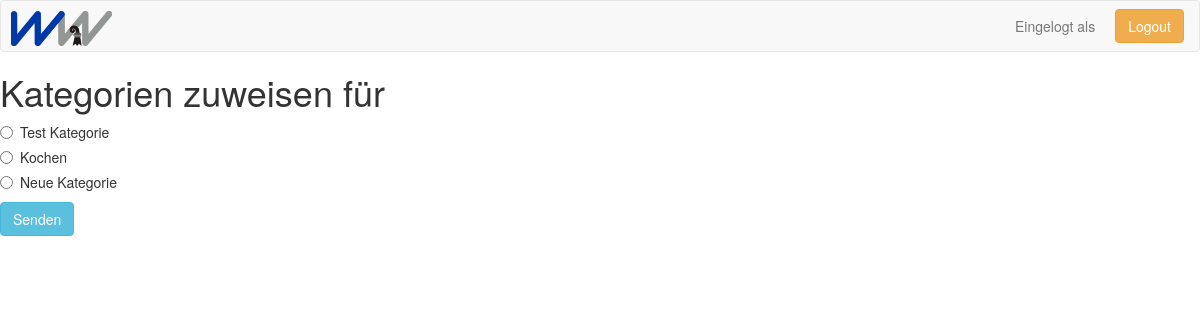
Screenshot of /Code/categories.php with the database file from the repository.
### tables this page shows
CREATE TABLE `category` (
  `category_ID` int(11) NOT NULL AUTO_INCREMENT,
  `category_name` varchar(255) NOT NULL,
  PRIMARY KEY (`category_ID`)
);

### Code/categories.php (the view, shortened to what this page needs)
<?php
include('includes/dbconnector.inc.php');
?>
<!DOCTYPE html>
<html lang="en">
<?php include('includes/head.inc.php'); ?>
<body>
    <div class="wrapper">
        <?php include('includes/header.inc.php'); ?>
        <div class="content">
            <h1>Kategorien zuweisen für <?php echo $username ?></h1>
            <form action="categories.php" method="post">
                <?php
                $query = "SELECT * FROM `category`";
                $result = $conn->query($query);
                while ($row = $result->fetch_assoc()) {
                    $category = $row['category_name'];
                    $category_ID = $row['category_ID'];
                    echo "<div class='radio'>";
                    echo    "<label>";
                    echo        "<input type='radio' name='category[]' value='$category_ID'> $category";
                    echo    "</label>";
                    echo "</div>";
                } ?>
                <button type="submit" name="button" value="submit" class="btn btn-info">Senden</button>
            </form>
        </div>
    </div>
</body>
</html>

### Code/css/style.css (style rules this page uses)
* { padding: 0; margin: 0; box-sizing: border-box; }

### rows the page displays
category: category_name "Test Kategorie"
category: category_name "Kochen"
category: category_name "Neue Kategorie"
